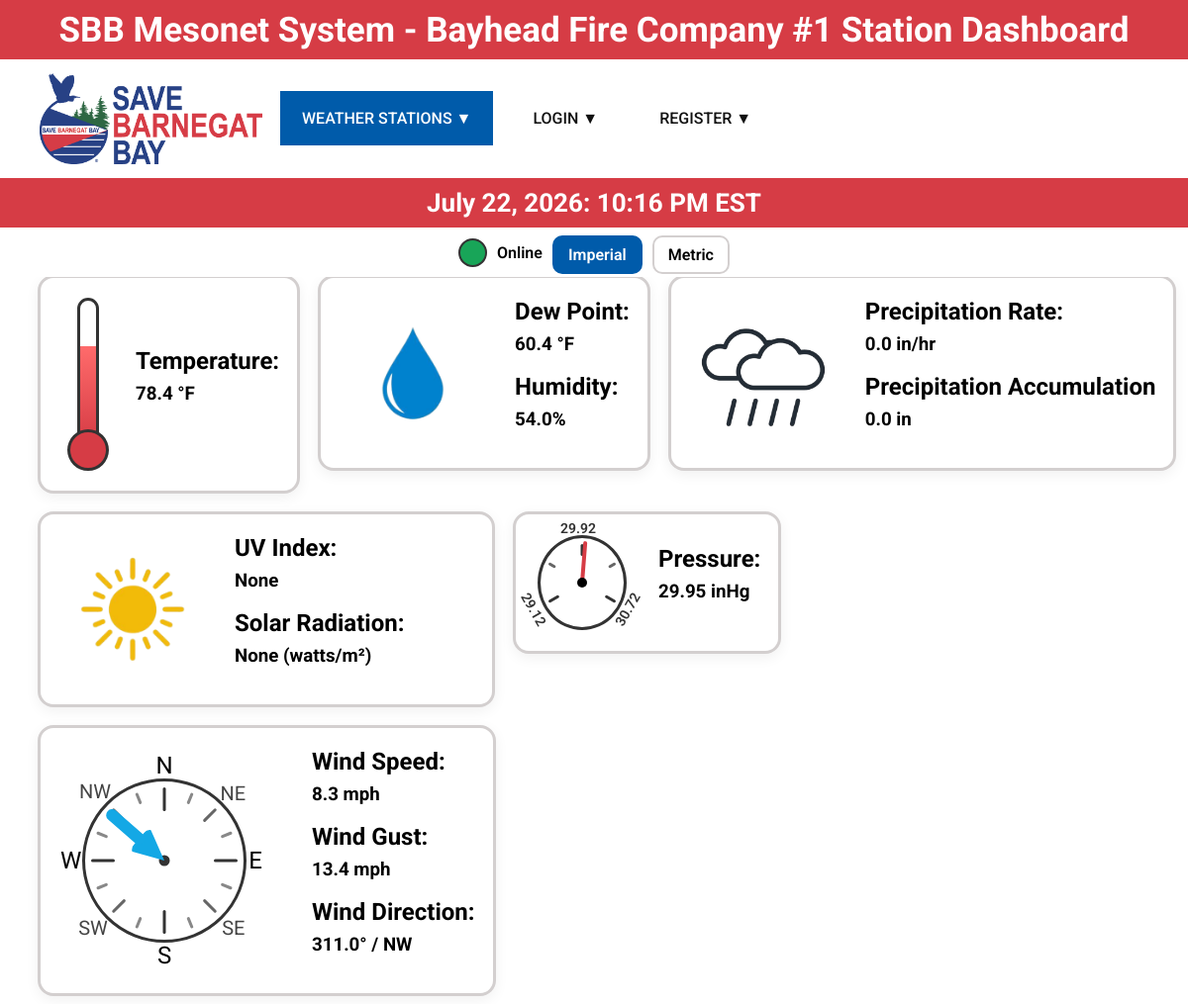
Page /stations/public/KNJBAYHE18 on the committed database.
### model.py (models this page shows)
class WeatherBase(SQLModel):
    station_id: str = Field(index=True, unique=True, foreign_key="station.station_id")
    observed_at: datetime = Field(index=True, default_factory=utc_now)
    temp: float | None = None
    dewpoint: float | None = None
    humidity: float | None = None
    wind_speed: float | None = None
    wind_gust: float | None = None
    wind_dir: float | None = None
    pressure: float | None = None
    precip_rate: float | None = None
    precip_accum: float | None = None
    uv: float | None = None
    solar: float | None = None

class Weather(WeatherBase, table=True):
    id: int | None = Field(default=None, primary_key=True)

### main.py (the view)
@app.get("/stations/public/{station_id}", response_class=HTMLResponse)
def public_station(request: Request, session: db.SessionDep, station_id: str):
    units = request.query_params.get("units", "imperial")
    status = session.exec(select(m.Status).where(m.Status.station_id == station_id)).first()
    weather = session.exec(select(m.Weather).where(m.Weather.station_id == station_id)).first()
    station = session.exec(select(m.Station).where(m.Station.station_id == station_id)).first()
    if not status or not station or not weather:
        raise HTTPException(status_code=404, detail="Station Not Found")
    if weather is not None:
        date, time = get_date_and_time(weather.observed_at)
        wind_label = degree_to_label(weather.wind_dir)
    if units == "metric":
        temp_pct = 0
        if weather and weather.temp is not None:
            temp_pct = ((weather.temp - cfg.m_temp_min) / (cfg.m_temp_max - cfg.m_temp_min)) * 100
            temp_pct = max(0, min(100, temp_pct))
        pressure_angle = 180
        if weather and weather.pressure is not None:
            pressure = cv.inhg_to_hpa(weather.pressure)
            pressure_min = cv.inhg_to_hpa(cfg.pressure_min)
            pressure_mid = cv.inhg_to_hpa(cfg.pressure_mid)
            pressure_max = cv.inhg_to_hpa(cfg.pressure_max)
            pressure_angle_1 = ((pressure - pressure_min) / (pressure_max - pressure_min)) * (cfg.angle_max - cfg.angle_min) + cfg.angle_min
            pressure_angle = round(max(cfg.angle_min, min(cfg.angle_max, pressure_angle_1)), 2)
        precip_r = cv.in_to_mm(weather.precip_rate)
        precip_a = cv.in_to_mm(weather.precip_accum)
        pressure_labels = {
            "low": pressure_min,
            "mid": pressure_mid,
            "high": pressure_max
        }
        w_units = {
            "temp": "°C",
            "precip_r": "mm/hr",
            "precip_a": "mm",
            "wind": "knots",
            "pressure": "hPa"
        }
        converted = {
            "pressure": pressure,
            "precip_r": precip_r,
            "precip_a": precip_a,
            "temp": weather.temp,
            "dew_p": weather.dewpoint,
            "wind_speed": weather.wind_speed,
            "wind_gust": weather.wind_gust
        }
    else:
        temp = cv.c_to_f(weather.temp)
        dew_p = cv.c_to_f(weather.dewpoint)
        temp_pct = 0
        if weather and weather.temp is not None:
            temp_pct = ((temp - cfg.temp_min) / (cfg.temp_max - cfg.temp_min)) * 100
            temp_pct = max(0, min(100, temp_pct))
        pressure_angle = 180
        if weather and weather.pressure is not None:
            pressure_angle_1 = ((weather.pressure - cfg.pressure_min) / (cfg.pressure_max - cfg.pressure_min)) * (cfg.angle_max - cfg.angle_min) + cfg.angle_min
            pressure_angle = round(max(cfg.angle_min, min(cfg.angle_max, pressure_angle_1)), 2)
        wind_speed = cv.knots_to_mph(weather.wind_speed)
        wind_gust = cv.knots_to_mph(weather.wind_gust)
        pressure_labels = {
            "low": cfg.pressure_min,
            "mid": cfg.pressure_mid,
            "high": cfg.pressure_max,
        }
        w_units = {
            "temp": "°F",
            "precip_r": "in/hr",
            "precip_a": "in",
            "wind": "mph",
            "pressure": "inHg",
        }
        converted = {
            "temp": temp,
            "dew_p": dew_p,
            "pressure": weather.pressure,
            "precip_r": weather.precip_rate,
            "precip_a": weather.precip_accum,
            "wind_speed": wind_speed,
            "wind_gust": wind_gust,
        }
    return templates.TemplateResponse(request, "public_dash.html", context={
        "request": request,
        "title": f"{station.station_name} Station Dashboard",
        "active_page": "stations",
        "station": station,
        "weather": weather,
        "status": status,
        "date": date,
        "time": time,
        "units": units,
        "pressure_labels": pressure_labels,
        "wind_label": wind_label,
        "temp_pct": temp_pct,
        "pressure_angle": pressure_angle,
        "w_units": w_units,
        "converted": converted,
        "timezone": cfg.time_zone_name,
    })

### templates/public_dash.html (shortened to what this page needs)
{% extends "layout.html" %}
{% block content %}
    {% if not station.is_public or station.last_status =="OFFLINE"%}
        <h1 style="padding-top: 270px">Station not Available</h1>
    {% else %}
    <div class="p_time_bar">
        <h1>{{ date }}: {{ time }} {{ timezone }}</h1>
    </div>
    {% if status.last_status == "CONNECTED" %}
        <div class="status_bar">
            <span class="online_dot"></span>
            <span class="p_status_text">Online</span>
            <div class="unit_toggle" style="padding-top: 20px">
                <a href="?units=imperial" class="{% if units == 'imperial' %}active_unit{% endif %}">Imperial</a>
                <a href="?units=metric" class="{% if units == 'metric' %}active_unit{% endif%}">Metric</a>
            </div>
        </div>
    {% else %}
        <div class="status_bar">
            <span class="offline_dot"></span>
            <span class="p_status_text">Offline</span>
        </div>
    {% endif %}
    <div class="p_station_content" style="padding-top: 270px; padding-left: 30px;">
        <div class="p_station_card p_temp_card">
            <div class=thermo_widget>
                <div class="thermo_tube">
                    <div class="thermo_fill" style="height: {{ temp_pct }}%;"></div>
                </div>
                <div class="thermo_bulb"></div>
            </div>
            <div class="p_dash_text">
                <h1>Temperature:</h1>
                <h3>{{ converted.temp }} {{ w_units.temp }}</h3>
            </div>
        </div>
        <div class="p_station_card">
            <img src="{{ url_for('static', path='/icons/water_drop.png')}}" alt="Water Drop" class="p_solar_img">
            <div class="p_dash_text">
                <h1>Dew Point:</h1>
                <h3>{{ converted.dew_p }} {{ w_units.temp }}</h3>
                <h1>Humidity:</h1>
                <h3>{{ weather.humidity }}%</h3>
            </div>
        </div>
        <div class="p_station_card">
            <img src="{{ url_for('static', path='/icons/cloud.png')}}" alt="Rainy Cloud" class="p_solar_img">
            <div class="p_dash_text">
                <h1>Precipitation Rate:</h1>
                <h3>{{ converted.precip_r }} {{ w_units.precip_r }}</h3>
                <h1>Precipitation Accumulation</h1>
                <h3>{{ converted.precip_a }} {{ w_units.precip_a }}<Inp></Inp></h3>
            </div>
        </div>
        <div class="p_station_card p_solar_card">
            <img src="{{ url_for('static', path='/icons/sun.png')}}" alt="Solar" class="p_solar_img">
            <div class="p_dash_text">
                <h1>UV Index:</h1>
                <h3>{{ weather.uv }}</h3>
                <h1>Solar Radiation: </h1>
                <h3>{{ weather.solar }} (watts/m²)</h3>
            </div>
        </div>
        <div class="p_station_card">
            <div class="pressure_widget">
                <div class="pressure_circle">
                    <div class="tick tick1"></div>
                    <div class="tick_label tick_label1">{{ pressure_labels.low }}</div>
                    <div class="tick_small tick2"></div>
                    <div class="tick_label tick_label2">{{ pressure_labels.mid }}</div>
                    <div class="tick_small tick4"></div>
                    <div class="tick tick5"></div>
                    <div class="tick_label tick_label3">{{ pressure_labels.high }}</div>
                    <div class="pressure_needle" style="transform: translateX(-50%) rotate({{ pressure_angle }}deg);"></div>
                    <div class="pressure_center"></div>
                </div>
            </div>
             <div class="p_dash_text">
                <h1>Pressure:</h1>
                <h3>{{ converted.pressure }} {{ w_units.pressure }}</h3>
             </div>
        </div>
        <div class="p_station_card">
            <div class="wind_widget" style="padding-left: 20px;">
                <div class="wind_compass">
                    {% if weather.wind_dir%}
                        <div class="wind_arrow" style="z-index: 1005; transform: translate(-50%, -50%) rotate({{ weather.wind_dir - 90}}deg)">
                            <div class="wind_arrow_head"></div>
                            <div class="wind_arrow_tail"></div>
                        </div>
                    {% else %}
                        <div style="padding-left: 34px; padding-top: 83px">No Wind data</div>
                    {% endif %}
                    <div class="wind_center"></div>
                    <div class="compass_label north">N</div>
                    <div class="compass_label_s ne">NE</div>
                    <div class="compass_label east">E</div>
                    <div class="compass_label_s se">SE</div>
                    <div class="compass_label south">S</div>
                    <div class="compass_label_s sw">SW</div>
                    <div class="compass_label west">W</div>
                    <div class="compass_label_s nw">NW</div>
                    <div class="wind_tick wind_tick_n"></div>
                    <div class="wind_tick_ss wind_tick_nne"></div>
                    <div class="wind_tick_s wind_tick_ne"></div>
                    <div class="wind_tick_ss wind_tick_ene"></div>
                    <div class="wind_tick wind_tick_e"></div>
                    <div class="wind_tick_ss wind_tick_ese"></div>
                    <div class="wind_tick_s wind_tick_se"></div>
                    <div class="wind_tick_ss wind_tick_sse"></div>
                    <div class="wind_tick wind_tick_south"></div>
                    <div class="wind_tick_ss wind_tick_ssw"></div>
                    <div class="wind_tick_s wind_tick_sw"></div>
                    <div class="wind_tick_ss wind_tick_wsw"></div>
                    <div class="wind_tick wind_tick_w"></div>
                    <div class="wind_tick_ss wind_tick_wnw"></div>
                    <div class="wind_tick_ss wind_tick_nnw"></div>
                </div>
            </div>
            <div class="p_dash_text">
                <h1>Wind Speed:</h1>
                <h3>{{ converted.wind_speed }} {{ w_units.wind }}</h3>
                <h1>Wind Gust:</h1>
                <h3>{{ converted.wind_gust }} {{ w_units.wind }}</h3>
                <h1>Wind Direction:</h1>
                <h3>{{ weather.wind_dir }}° / {{ wind_label }}</h3>
            </div>
        </div>
    </div>
    {% endif %}
{% endblock %}

### templates/layout.html (style rules this page uses)
body { font-family: "Roboto", sans-serif }

### rows in the picture
Weather: humidity "54.0", precip_r "0.0", precip_a "0.0", uv "None", solar "None", pressure "29.95", wind_dir "311.0"

### other values in the picture
{{ title }} "Bayhead Fire Company #1 Station Dashboard"
{{ date }} "July 22, 2026"
{{ time }} "10:16 PM"
{{ timezone }} "EST"
{{ converted.temp }} "78.4"
{{ w_units.temp }} "°F"
{{ converted.dew_p }} "60.4"
{{ w_units.precip_r }} "in/hr"
{{ w_units.precip_a }} "in"
{{ pressure_labels.low }} "29.12"
{{ pressure_labels.mid }} "29.92"
{{ pressure_labels.high }} "30.72"
{{ w_units.pressure }} "inHg"
{{ converted.wind_speed }} "8.3"
{{ w_units.wind }} "mph"
